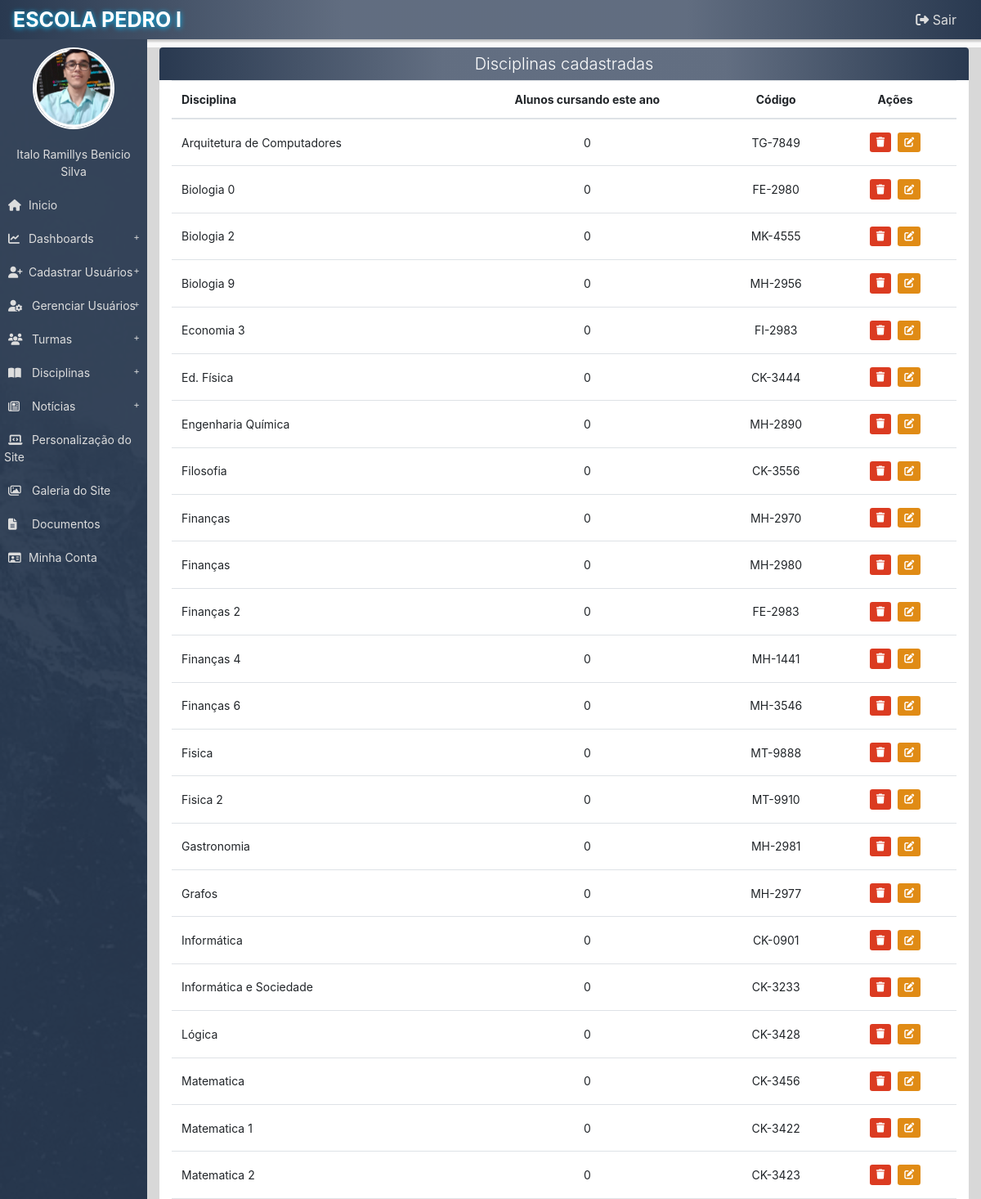
Before: /painel/admin/gerenciar_disciplina (signed in, upper part) with the older database file.
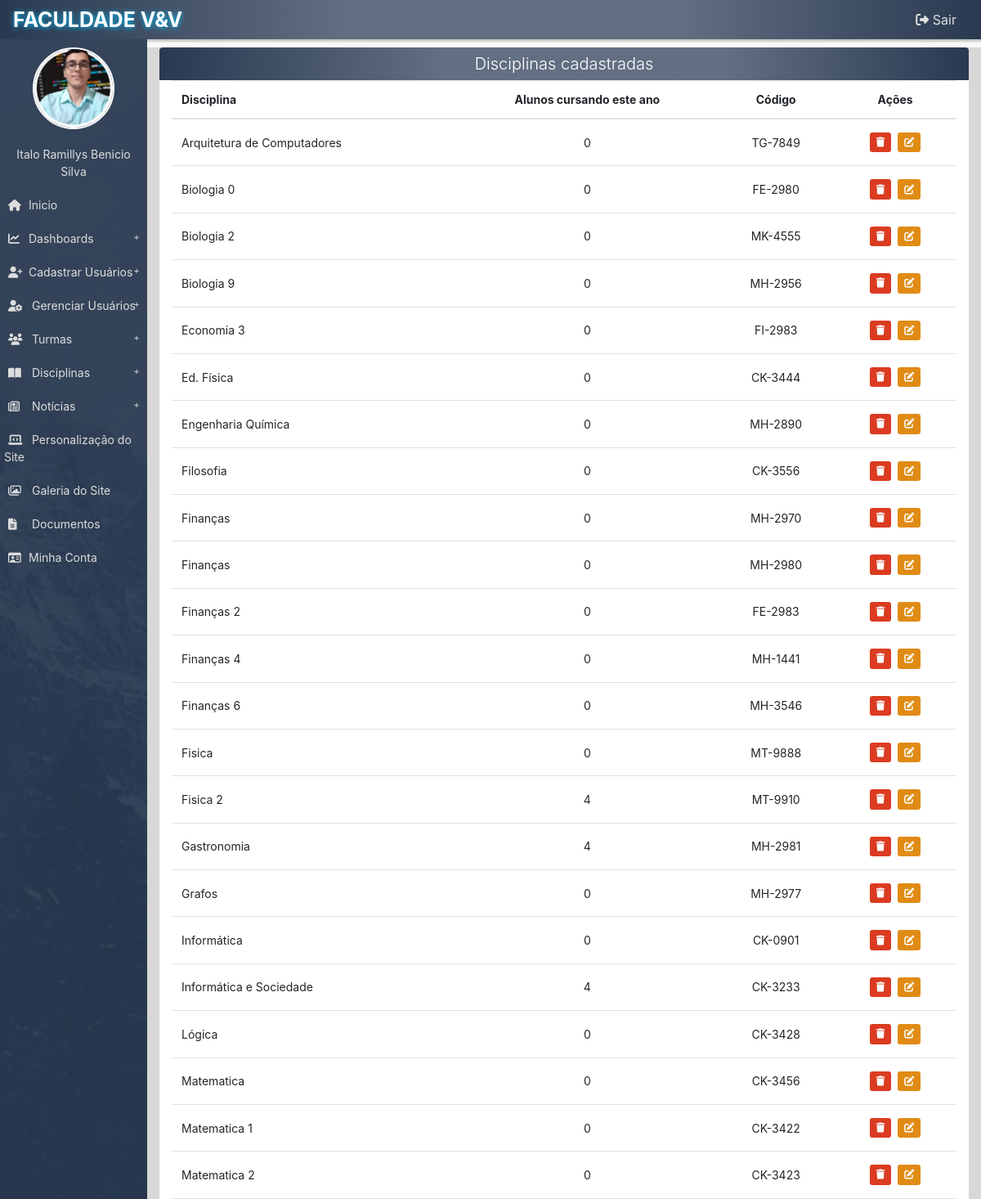
After: the same page with the newer database file.
### tables this page shows
CREATE TABLE `config` (
  `title_site` varchar(25) NOT NULL,
  `img_school` varchar(200) NOT NULL,
  `img_featured_1` mediumtext NOT NULL,
  `img_featured_2` mediumtext NOT NULL,
  `img_featured_3` mediumtext NOT NULL,
  `desc_school` varchar(3000) NOT NULL,
  `phone_school_1` text NOT NULL,
  `phone_school_2` text DEFAULT NULL,
  `phone_school_3` text DEFAULT NULL,
  `img_local` mediumtext DEFAULT NULL,
  `txt_img_1` varchar(400) NOT NULL,
  `txt_img_2` varchar(400) NOT NULL,
  `txt_img_3` varchar(400) NOT NULL,
  `style` int(11) NOT NULL,
  `id_config` int(11) NOT NULL
);

CREATE TABLE `subject` (
  `id_subject` int(11) NOT NULL,
  `code_subject` varchar(8) NOT NULL,
  `name_subject` varchar(30) NOT NULL,
  `id_author_insert` int(11) NOT NULL,
  `id_author_update` int(11) DEFAULT NULL,
  `created_at` datetime NOT NULL DEFAULT current_timestamp(),
  `updated_at` datetime DEFAULT NULL ON UPDATE current_timestamp()
);

### painel/admin/gerenciar_disciplina.php (the view, shortened to what this page needs)
<div class="container">
  <div class="box">
    <header class="div-title-box">
      <h2 class="title-box-main">Disciplinas cadastradas</h2>
    </header>
    <div class="container">
    <?php
      $conn = new Connection();
      $conn = $conn->connect();
      $query = "select name_subject, id_subject, code_subject from subject order by name_subject asc";
      $final = "<table id='tabela-scroll' class='table table-hover'><thead><tr><th>Disciplina</th><th class='text-center'>Alunos cursando este ano</th><th class='text-center'>Código</th><th class='text-center'>Ações</th></tr></thead><tbody>";
      $ano = date("Y");
      foreach ($conn->query($query) as $dados) {
        $query2 = "select count(*) as qtde, u.* from class_student cs inner join( select c.id_class, y.id_subject from class c INNER JOIN (select distinct(sc.id_class), x.id_subject from subject_class_lesson sc inner join (select s.id_subject from subject s where s.id_subject = ".$dados['id_subject'].")x on sc.id_subject = x.id_subject and sc.year = {$ano} group by sc.id_class) y on y.id_class = c.id_class )u on cs.id_class = u.id_class group by u.id_class, u.id_subject";
          $qtde_alunos = 0;
          foreach ($conn->query($query2) as $dados2) {
            $qtde_alunos = $qtde_alunos + $dados2['qtde'];
          }
          if(!empty($dados)){
            $final .= "<tr><td>" . $dados['name_subject'] . "</td><td class='text-center'> ".$qtde_alunos." </td><td class='text-center'> ".$dados['code_subject']." </td><td class='text-center'><button class='btn btn-sm m-1 btn-error delete' data-toggle='tooltip' data-placement='top' title='Deletar usuário'><i class='fas fa-trash'></i></button><a href='{$configBase}/admin/editar_disciplina/".$dados['code_subject']."' class='btn btn-sm m-1 btn-warn' data-toggle='tooltip' data-placement='top' title='Editar usuário'><i class='fas fa-edit'></i></a></td></tr>";
          }
      }
      $final .= "</tbody></table>";
      echo $final;    ?>
    </div>
  </div>
</div>

### painel/profile.php
<header class='top'>
	<div class='container-top pl-3 py-2'>
        <div class='row' style='width: 100%;'>
    	    <div class='col-md-4 col-12 d-flex align-items-center justify-content-center justify-content-md-start'>
            	<header><h1  class='logo-text'><?=$title_site?></h1></header>
    	    </div>
    	    <div class='data-list-student col-md-8 col-12 d-flex justify-content-md-end justify-content-center align-items-center py-1'>
                <a href='http://localhost/sistema/exit.php' id='exit'><i class='fas fa-sign-out-alt'></i> Sair</a>
            </div>
        </div>
    </div>
</header>

Changed rows visible on the page:
changed config: title_site "ESCOLA PEDRO I" → "FACULDADE V&V"
computed for subject "Fisica 2": qtde_alunos "0" → "4"
computed for subject "Gastronomia": qtde_alunos "0" → "4"
computed for subject "Informática e Sociedade": qtde_alunos "0" → "4"
